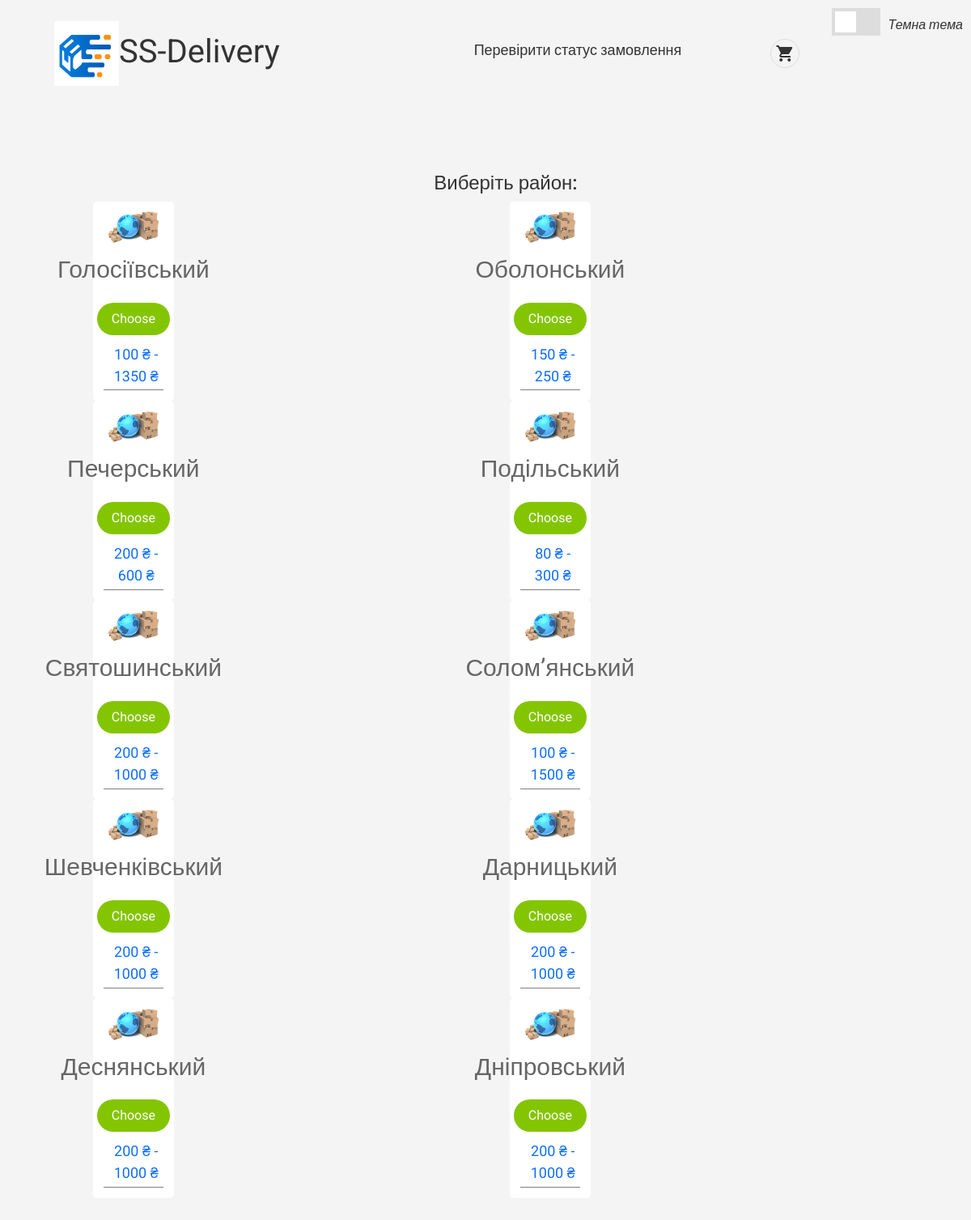
The page / on the database its author committed.
### tables this page shows
CREATE TABLE IF NOT EXISTS `districts` (
  `id` int NOT NULL,
  `name` varchar(16) NOT NULL,
  `price_from` int NOT NULL,
  `price_to` int NOT NULL,
  PRIMARY KEY (`id`)
);

### index.php (the view, shortened to what this page needs)
<?php
include("db.php");
$districts = $mysql->query("SELECT * FROM districts");
?>
<!DOCTYPE html>
<html lang="en">
<head>
    <link href="https://cdn.jsdelivr.net/npm/bootstrap@5.1.3/dist/css/bootstrap.min.css" rel="stylesheet">
    <link rel="stylesheet" href="styles.css">
</head>
<body>
<nav class="navbar navbar-expand-lg navbar-dark">
  <div class="container-fluid">
    <div class="logo">
        <a href="index.php" draggable="false"><img src="sources/img/logo.png" draggable="false" alt=" ">SS-Delivery</a>
    </div>
    <div class="collapse navbar-collapse" id="navbarNav">
      <ul class="navbar-nav">
        <li class="nav-item links">
          <a href="check.php">Перевірити статус замовлення</a>
        </li>
        <li class="nav-item links">
          <div class="cart-btn"><span class="material-icons-round"> shopping_cart </span></div>
        </li>
      </ul>
    </div>
  </div>
</nav>
<div class="theme-switch-wrapper">
    <label class="theme-switch" for="checkbox">
        <div class="slider round"></div>
    </label>
    <em>Темна тема</em>
</div>
<div class="ticket-slider">
    <h1 class="title">Виберіть район:</h1>
    <div class="ticket-list row">
        <?php if ($districts->num_rows != 0) { ?>
            <?php while ($district = $districts->fetch_array()) { ?>
                <div class="col-md-3">
                    <a style="display:block" href="field.php?id=<?php echo $district['id']; ?>">
                        <div class="ticket-item text-center">
                            <img src="sources/img/ticket.png" alt="" class="img-fluid">
                            <p class="ticket-name"><?php echo $district['name'] ?></p>
                            <div class="buy-item">
                                <div class="btn-add">Choose</div>
                                <span class="price"><?php echo $district['price_from']; ?> &#8372 - <?php echo $district['price_to']; ?> &#8372</span>
                            </div>
                        </div>
                    </a>
                </div>
            <?php } ?>
        <?php } else { ?>
            <h2>Немає районів</h2>
        <?php } ?>
    </div>
</div>
</body>
</html>

### rows shown on the page
districts: name "Голосіївський", price_from "100", price_to "1350"
districts: name "Оболонський", price_from "150", price_to "250"
districts: name "Печерський", price_from "200", price_to "600"
districts: name "Подільський", price_from "80", price_to "300"
districts: name "Святошинський", price_from "200", price_to "1000"
districts: name "Солом’янський", price_from "100", price_to "1500"
districts: name "Шевченківський", price_from "200", price_to "1000"
districts: name "Дарницький", price_from "200", price_to "1000"
districts: name "Деснянський", price_from "200", price_to "1000"
districts: name "Дніпровський", price_from "200", price_to "1000"
